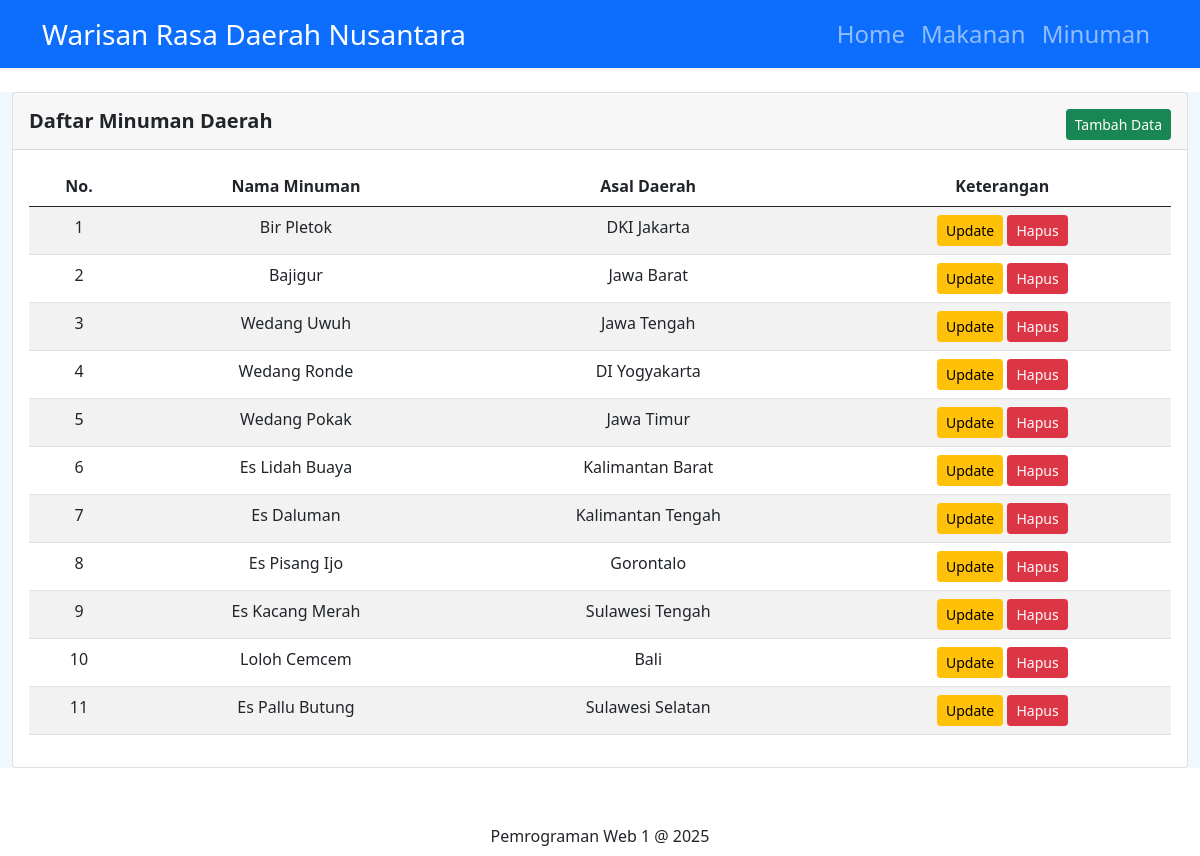
The app's page /?page=minuman with its own data.
### tables this page shows
CREATE TABLE `tbl_minuman` (
  `id_minuman` int(2) NOT NULL,
  `nama_minuman` varchar(100) NOT NULL,
  `daerah_minuman` varchar(100) NOT NULL,
  `foto_minuman` blob DEFAULT NULL,
  `keterangan` varchar(255) DEFAULT NULL,
  `gambar` varchar(255) DEFAULT NULL
);

### views/minumanView.php (the view)
<div class="card card-primary card-outline mt-4 mb-5">
    <div class="card-header">
        <h5 class="float-start mt-2 fw-bold">Daftar Minuman Daerah</h5>
        <div class="float-end mt-2">
            <a title="Tambah data" href="?page=minumanAdd" class="btn btn-sm btn-success">Tambah Data</a>
        </div>
    </div>
    <div class="card-body">
        <table id="example" class="display table table-striped" style="width:100%">
            <thead>
                <tr>
                    <th class="text-center">No.</th>
                    <th class="text-center">Nama Minuman</th>
                    <th class="text-center">Asal Daerah</th>
                    <th class="text-center">Keterangan</th>
                </tr>
            </thead>
            <tbody>
                <?php
                $query = "SELECT * FROM tbl_minuman ORDER BY id_minuman";
                $sql = mysqli_query($conn, $query);
                $nomor = 1;
                if (mysqli_num_rows($sql) > 0) {
                    while ($val = mysqli_fetch_assoc($sql)) {
                        ?>
                        <tr>
                            <td class="text-center"><?= $nomor++; ?></td>
                            <td class="text-center"><?= htmlspecialchars($val['nama_minuman']); ?></td>
                            <td class="text-center"><?= htmlspecialchars($val['daerah_minuman']); ?></td>
                            <td class="text-center p-2">
                                <a href="?page=minumanUpdate&id=<?= $val['id_minuman']; ?>" class="btn btn-sm btn-warning">Update</a>
                                <a href="?page=minumanDelete&id=<?= $val['id_minuman']; ?>" class="btn btn-sm btn-danger" onclick="return confirm('Yakin ingin menghapus data ini?');">Hapus</a>
                            </td>
                        </tr>
                        <?php
                    }
                } else {
                    echo '<tr><td colspan="4" class="text-center">Tidak ada data</td></tr>';
                }
                ?>
            </tbody>
        </table>
    </div>
</div>

### records on screen
tbl_minuman: nama_minuman "Bir Pletok", daerah_minuman "DKI Jakarta"
tbl_minuman: nama_minuman "Bajigur", daerah_minuman "Jawa Barat"
tbl_minuman: nama_minuman "Wedang Uwuh", daerah_minuman "Jawa Tengah"
tbl_minuman: nama_minuman "Wedang Ronde", daerah_minuman "DI Yogyakarta"
tbl_minuman: nama_minuman "Wedang Pokak", daerah_minuman "Jawa Timur"
tbl_minuman: nama_minuman "Es Lidah Buaya", daerah_minuman "Kalimantan Barat"
tbl_minuman: nama_minuman "Es Daluman", daerah_minuman "Kalimantan Tengah"
tbl_minuman: nama_minuman "Es Pisang Ijo", daerah_minuman "Gorontalo"
tbl_minuman: nama_minuman "Es Kacang Merah", daerah_minuman "Sulawesi Tengah"
tbl_minuman: nama_minuman "Loloh Cemcem", daerah_minuman "Bali"
tbl_minuman: nama_minuman "Es Pallu Butung", daerah_minuman "Sulawesi Selatan"
